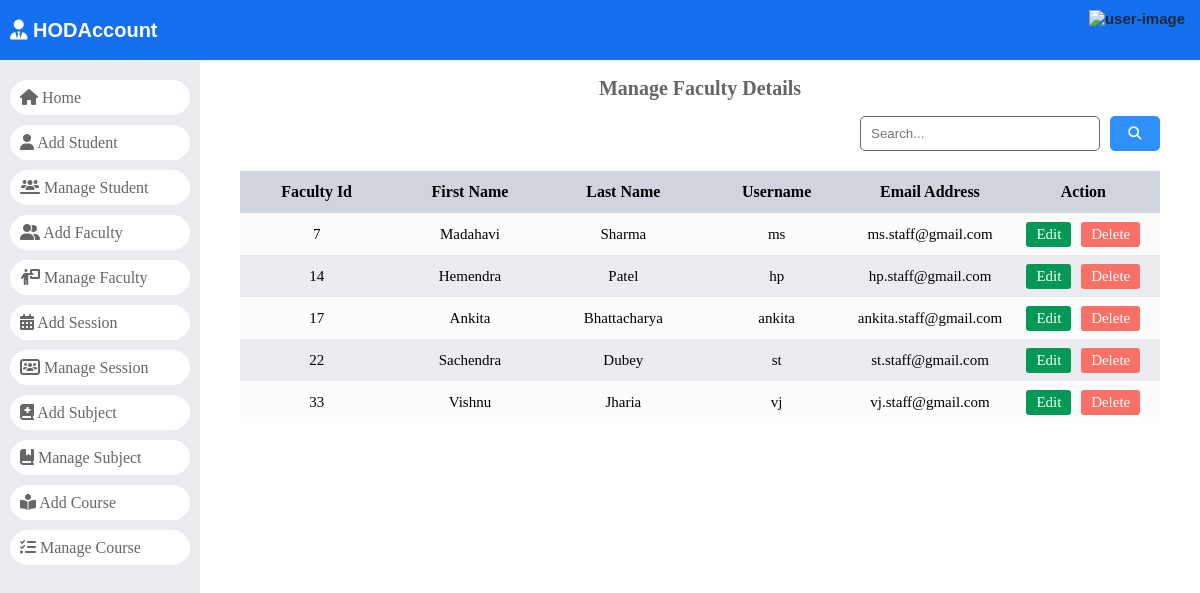
The app's page /manage_staff/ with its own data.
### dashboard/models.py (models this page shows)
class Staffs(models.Model):
	id = models.AutoField(primary_key=True)
	admin = models.OneToOneField(CustomUser, on_delete = models.CASCADE)
	address = models.TextField()
	created_at = models.DateTimeField(auto_now_add=True)
	updated_at = models.DateTimeField(auto_now=True)
	objects = models.Manager()

class CustomUser(AbstractUser):
	HOD = '1'
	STAFF = '2'
	STUDENT = '3'
	EMAIL_TO_USER_TYPE_MAP = {
		'hod': HOD,
		'staff': STAFF,
		'student': STUDENT
	}
	user_type_data = ((HOD, "HOD"), (STAFF, "Staff"), (STUDENT, "Student"))
	user_type = models.CharField(default=1, choices=user_type_data, max_length=10)

### dashboard/HodViews.py (the view)
# urls.py: path('manage_staff/', HodViews.manage_staff, name="manage_staff"),
def manage_staff(request):
    staffs = Staffs.objects.all()
    context = {
        "staffs": staffs
    }
    return render(request, "Hod Page/manage_faculty.html", context)

### dashboard/templates/Hod Page/manage_faculty.html (shortened to what this page needs)
{% load static %}
<!DOCTYPE html>
<html lang="en">
<head>
    <link rel="stylesheet" href="https://cdnjs.cloudflare.com/ajax/libs/font-awesome/6.5.1/css/all.min.css"
 />
    <link rel="stylesheet" href="{% static 'style.css' %}">
</head>
<body>
    <header>
        <div>
            <a href="/">
                <div class="logo">
                    <i class="fa-solid fa-user-tie"></i>
                    HODAccount
                </div>
            </a>
        </div>
        {% include '../headerUser.html' %}
    </header>
    <div id="main">
        {% include './navigation.html' %}
        <div id="student_record">
            <div class="page-title">
                <h2>Manage Faculty Details</h2>
            </div>
            <div id="search-bar">
                <form action="" method="GET" class="search-form" data-search-record="#faculty-data tr">
                    <input type="search" name="search" id="search" placeholder="Search...">
                    <button type="submit">
                        <i class="fa-solid fa-magnifying-glass"></i>
                    </button>
                </form>
            </div>
            <div id="expese-record" class="record">
                <table>
                    <thead>
                        <tr>
                            <th>Faculty Id</th>
                            <th>First Name</th>
                            <th>Last Name</th>
                            <th>Username</th>
                            <th>Email Address</th>
                            <th>Action</th>
                        </tr>
                    </thead>
                    <tbody id="faculty-data">
                        {% for staff in staffs %}
                        <tr>
                            <td>{{ staff.admin.id }}</td>
                            <td>{{ staff.admin.first_name }}</td>
                            <td>{{ staff.admin.last_name }}</td>
                            <td>{{ staff.admin.username }}</td>
                            <td>{{ staff.admin.email }}</td>
                            <td class="action">
                                <a href="{% url 'edit_staff' staff.admin.id %}" class="edit btn">
                                    Edit</a>
                                <a href="{% url 'delete_staff' staff.admin.id %}" class="delete btn">
                                    Delete
                                </a>
                            </td>
                        </tr>
                        {% endfor %}
                    </tbody>
                </table>
            </div>
        </div>
    </div>
</body>
</html>

### static/style.css (style rules this page uses)
:root { --light-black: #1d2939; --sky-blue: #1570ef; --light-blue: #2e90fa; --nav-bg: #eaecf0; --nav-text: #666; --success-color: #039855; --error-color: #f97066; --white: #fff; --table-grid-dark: #eaecf0; --table-grid-light: #fcfcfd; --table-heading: #d0d5dd; --dialog-backdrop: #26262690; --gray-6: #666; --gray-e: #ebebeb; --note-gray: #f2f4f7; --page-heading: #666; --page-highlight-heading: #3f3737; --yellow: #fec84b; }
html, body { margin: 0; padding: 0; }
a { text-decoration: none; }
#main { display: flex; height: calc(100vh - 60px); }
#student_record, #main_section { max-width: calc(100% - 200px); flex: 1; }
.record { padding: 20px 40px; overflow: auto; box-sizing: border-box; }
.record table { width: 100%; border-spacing: 0; }
.record th, .record td { height: 40px; max-width: 150px; text-align: center; min-width: 150px; }
.record tr:nth-child(2n + 2) { background: var(--table-grid-dark); }
.record tr:nth-child(2n + 1) { background: var(--table-grid-light); }
.record th { font-size: 16px; background: var(--table-heading); }
.record td { font-size: 15px; }
.record td .btn { height: 25px; line-height: 25px; border: 0; margin: 0 3px; padding: 0 10px; border-radius: 3px; display: inline-block; }
.record td .edit { background: var(--success-color); color: var(--white); }
.record td .delete { background: var(--error-color); color: var(--white); }
header { width: 100%; height: 60px; padding: 10px; box-sizing: border-box; display: flex; justify-content: space-between; gap: 20px; background: var(--sky-blue); font-family: arial; }
header .logo { height: 40px; line-height: 40px; font-size: 20px; font-weight: 600; color: var(--white); }
.page-title h2 { text-align: center; font-size: 20px; color: var(--page-heading); }
#search-bar form { display: flex; gap: 10px; width: 90%; max-width: 300px; margin-left: auto; margin-right: 40px; height: 35px; font-size: 17px; }
#search-bar input { flex: 1; border: 1.5px solid #666; padding: 0 10px; box-sizing: border-box; border-radius: 5px; }
#search-bar button { width: 50px; border-radius: 5px; background-color: var(--light-blue); color: var(--white); border: 0; cursor: pointer; }

### records on screen
Staffs: admin.id "7", admin.first_name "Madahavi", admin.last_name "Sharma", admin.username "ms", admin.email "ms.staff@gmail.com"
Staffs: admin.id "14", admin.first_name "Hemendra", admin.last_name "Patel", admin.username "hp", admin.email "hp.staff@gmail.com"
Staffs: admin.id "17", admin.first_name "Ankita", admin.last_name "Bhattacharya", admin.username "ankita", admin.email "ankita.staff@gmail.com"
Staffs: admin.id "22", admin.first_name "Sachendra", admin.last_name "Dubey", admin.username "st", admin.email "st.staff@gmail.com"
Staffs: admin.id "33", admin.first_name "Vishnu", admin.last_name "Jharia", admin.username "vj", admin.email "vj.staff@gmail.com"
